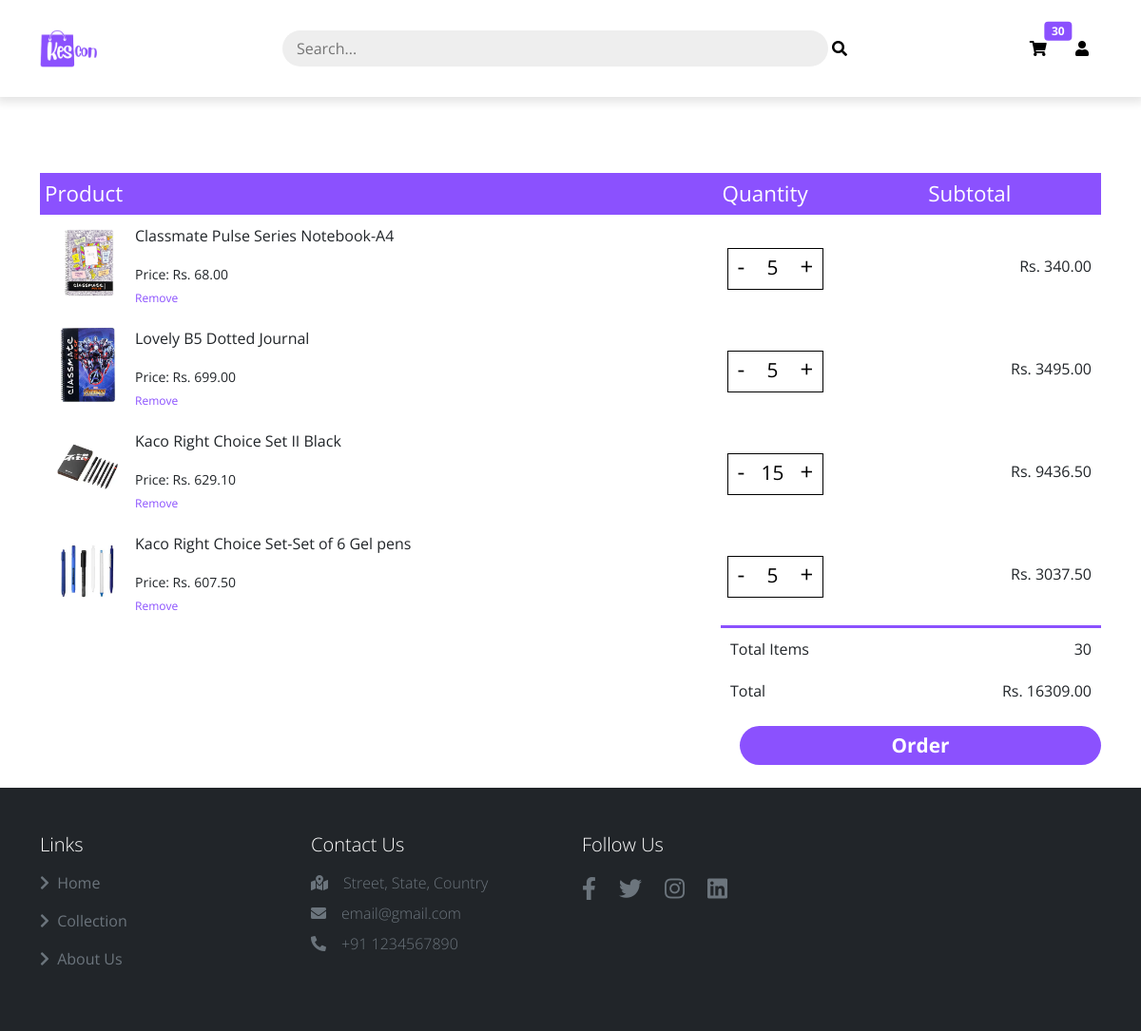
The app's page /cart/ (signed in) with its own data.
### catalog/models.py (models this page shows, shortened)
class Order(models.Model):
    PENDING = 'Pending'
    PROCESSING = 'Processing'
    SHIPPED = 'Shipped'
    DELIVERED = 'Delivered'
    CANCELLED = 'Cancelled'
    STATUS_CHOICES = [
        (PENDING, 'Pending'),
        (PROCESSING, 'Processing'),
        (SHIPPED, 'Shipped'),
        (DELIVERED, 'Delivered'),
        (CANCELLED, 'Cancelled'),
    ]
    customer=models.ForeignKey(Customer, on_delete=models.SET_NULL,null=True,blank=True)
    transaction_id=models.CharField(max_length=100,null=False)
    status = models.CharField(max_length=20, choices=STATUS_CHOICES, default=PENDING)
    order_date = models.DateTimeField(auto_now_add=True)
    @property
    def get_cart_total(self):
        orderitems = self.orderitem_set.all()
        total=sum([item.get_total for item in orderitems])
        return total
    @property
    def get_cart_items(self):
        orderitems = self.orderitem_set.all()
        total=sum([item.quantity for item in orderitems])
        return total

class OrderItem(models.Model):
    order= models.ForeignKey(Order, on_delete=models.SET_NULL,null=True)
    product=models.ForeignKey(Product, on_delete=models.SET_NULL,null=True)
    quantity=models.IntegerField(default=0,null=True, blank=True)
    date_added=models.DateTimeField(auto_now_add=True)
    @property
    def get_total(self):
        total=self.product.price * self.quantity
        return total

class Product(models.Model):
    name = models.CharField(max_length=200)
    description = RichTextField()
    price = models.DecimalField(max_digits=10, decimal_places=2)
    category = models.ForeignKey(Category, on_delete=models.CASCADE)
    brand = models.CharField(max_length=100, null=True, blank=True)
    images=models.ImageField(null=True, upload_to ='product_images/')
    stock_quantity = models.PositiveIntegerField(default=0)

### catalog/views.py (the view)
# urls.py: path('cart/', views.cart, name='cart'),
def cart(request):
    if request.user.is_anonymous:
        return redirect('catalog:index')
    Data=cartData(request)
    cartItems=Data['cartItems']
    order=Data['order']
    items=Data['items']
    context={'items':items, 'order': order,'cartItems':cartItems}
    return render (request,'cart.html',context)

### catalog/utils.py (called while the page is built)
def cartData(request):
    if request.user.is_authenticated:
        customer=request.user.customer
        order, create= Order.objects.get_or_create(customer=customer)
        items=order.orderitem_set.all()
        cartItems=order.get_cart_items
    else:
        cookieData=cookieCart(request)
        cartItems=cookieData['cartItems']
        order=cookieData['order']
        items=cookieData['items']
    return{'cartItems':cartItems,'order':order,'items':items}

### catalog/templates/cart.html (shortened to what this page needs)
{% extends "base.html" %}
{% block content %}
<div class="container cart-page">
    <table>
        <tr>
            <th>Product</th>
            <th>Quantity</th>
            <th>Subtotal</th>
        </tr>
        {% for order_item in items %}
        <tr class="cart-item" data-item-id="{{ order_item.id }}">
            <td>
                <div class="cart-info">
                    <img src="{{ order_item.product.images.url }}" alt="">
                    <div>
                        <p>{{ order_item.product.name }}</p>
                        <small>Price: Rs. {{ order_item.product.price }}</small>
                        <br>
                        <a href="{% url 'catalog:remove_from_cart' order_item.id %}">Remove</a>
                    </div>
                </div>
            </td>
            <td>
                <div class="quantity-box">
                    <button class="decrease">-</button>
                    <input type="number" class="quantityInput" min="1" value="{{ order_item.quantity }}">
                    <button class="increase">+</button>
                </div>
            </td>
            <td>Rs. {{ order_item.get_total }}</td>
        </tr>
        {% endfor %}
    </table>
    <div class="total-price">
        <table>
            <tr>
                <td>Total Items</td>
                <td>{{ order.get_cart_items }}</td>
            </tr>
            <tr>
                <td>Total</td>
                <td>Rs. {{ order.get_cart_total }}</td>
            </tr>
        </table>
    </div>
    <div>
        <a href="#">
            <button class="cart-buy-btn">Order</button>
        </a>
    </div>
</div>
{% endblock content %}

### catalog/templates/base.html (shortened to what this page needs)
{% load static %}
<!DOCTYPE html>
<html lang="en">
<head>
    <link rel="stylesheet" href="https://cdnjs.cloudflare.com/ajax/libs/font-awesome/5.15.4/css/all.min.css" />
    <link href="https://cdn.jsdelivr.net/npm/bootstrap@5.0.2/dist/css/bootstrap.min.css" rel="stylesheet">
    <link rel = "stylesheet" href = "{% static 'css/main.css' %}">
    <link rel="stylesheet" href="{% static 'register.css' %}">
    <link rel = "stylesheet" href = "{% static 'css/cart.css' %}">
    <link rel = "stylesheet" href = "{% static 'css/product_style.css' %}">
</head>
<body>
    <nav class = "navbar navbar-expand-lg navbar-light bg-white py-4 fixed-top">
        <div class = "container">
            <a class = "navbar-brand d-flex justify-content-between align-items-center order-lg-0" href = "{% url "catalog:index" %}">
                <img src = "{% static "images/KesconLogo.png" %}" alt = "site icon">
            </a>
            <div class = "order-lg-2 nav-btns">
                {% if request.user.is_authenticated %}
                <button type = "button" class = "btn position-relative">
                    <a href="{% url "catalog:cart" %}"><i class = "fa fa-shopping-cart"></i></a>
                    <span class = "position-absolute top-0 start-100 translate-middle badge bg-primary" id="cartItemCount">{{order.get_cart_items}}</span>
                </button>
                <button type = "button" class = "btn position-relative">
                    <a href="{% url "profile" %}"><i class = "fa fa-user"></i></a>
                </button>
                {% endif %}
            </div>
            <div class="search-form-box">
                <div class="px-2 py-2" style="text-align: center;" >
                    <div class="search-form-container" >
                        <form action="{% url "catalog:product-list" %}" method="GET">
                            <input type="text" id="" name="search-area"  placeholder="Search...">
                            <button type = "submit" class = "position-relative" style="border: none; background: none;">
                                <i class = "fa fa-search"></i></button>
                        </form>
                    </div>
                </div>
            </div>
        </div>
    </nav>
    {% block content %}
    {% endblock content %}
    <footer class = "bg-dark py-5">
      <div class = "container">
          <div class = "row text-white g-4">
              <div class = "col-md-6 col-lg-3">
                  <h5 class = "fw-light">Links</h5>
                  <ul class = "list-unstyled">
                      <li class = "my-3">
                          <a href = "#" class = "text-white text-decoration-none text-muted">
                              <i class = "fas fa-chevron-right me-1"></i> Home
                          </a>
                      </li>
                      <li class = "my-3">
                          <a href = "#" class = "text-white text-decoration-none text-muted">
                              <i class = "fas fa-chevron-right me-1"></i> Collection
                          </a>
                      </li>
                      <li class = "my-3">
                          <a href = "#" class = "text-white text-decoration-none text-muted">
                              <i class = "fas fa-chevron-right me-1"></i> About Us
                          </a>
                      </li>
                  </ul>
              </div>
              <div class = "col-md-6 col-lg-3">
                  <h5 class = "fw-light mb-3">Contact Us</h5>
                  <div class = "d-flex justify-content-start align-items-start my-2 text-muted">
                      <span class = "me-3">
                          <i class = "fas fa-map-marked-alt"></i>
                      </span>
                      <span class = "fw-light">
                          Street, State, Country
                      </span>
                  </div>
                  <div class = "d-flex justify-content-start align-items-start my-2 text-muted">
                      <span class = "me-3">
                          <i class = "fas fa-envelope"></i>
                      </span>
                      <span class = "fw-light">
                          email@gmail.com
                      </span>
                  </div>
                  <div class = "d-flex justify-content-start align-items-start my-2 text-muted">
                      <span class = "me-3">
                          <i class = "fas fa-phone-alt"></i>
                      </span>
                      <span class = "fw-light">
                          +91 1234567890
                      </span>
                  </div>
              </div>
              <div class = "col-md-6 col-lg-3">
                  <h5 class = "fw-light mb-3">Follow Us</h5>
                  <div>
                      <ul class = "list-unstyled d-flex">
                          <li>
                              <a href = "#" class = "text-white text-decoration-none text-muted fs-4 me-4">
                                  <i class = "fab fa-facebook-f"></i>
                              </a>
                          </li>
                          <li>
                              <a href = "#" class = "text-white text-decoration-none text-muted fs-4 me-4">
                                  <i class = "fab fa-twitter"></i>
                              </a>
                          </li>
                          <li>
                              <a href = "#" class = "text-white text-decoration-none text-muted fs-4 me-4">
                                  <i class = "fab fa-instagram"></i>
                              </a>
                          </li>
                          <li>
                              <a href = "#" class = "text-white text-decoration-none text-muted fs-4 me-4">
                                  <i class = "fab fa-linkedin"></i>
                              </a>
                          </li>
                      </ul>
                  </div>
              </div>
          </div>
      </div>
  </footer>
</body>
</html>

### catalog/static/css/main.css (style rules this page uses)
:root { --lg-font: 'Kaisei Tokumin', serif; --sm-font: 'Poppins', sans-serif; --pink: #8b51fe; }
body { font-family: var(--sm-font); }
.bg-primary { background-color: var(--pink)!important; }
.navbar { -webkit-box-shadow: 0 3px 9px 3px rgba(0, 0, 0, 0.1); box-shadow: 0 3px 9px 3px rgba(0, 0, 0, 0.1); }
.navbar-brand img { width: 60px; }
a { text-decoration: none; color: #000; }
.fixed-top { position: static; }
footer a { -webkit-transition: color 0.3s ease; -o-transition: color 0.3s ease; transition: color 0.3s ease; }
.search-form-container { display: inline-block; width: 100%; }
.search-form-container input { padding: 7px 15px; border: none; background-color: #eee; border-radius: 25px; font: var(--sm-font); width: 75%; }
.search-form-box { width: 70%; }

### catalog/static/css/cart.css (style rules this page uses)
.cart-page { margin: 80px auto; }
table { width: 100%; border-collapse: collapse; }
.cart-info { display: flex; flex-wrap: wrap; }
th { text-align: left; padding: 5px; color: #fff; background: #8b51fe; font-weight: normal; font-size: 1.4rem; }
td { padding: 10px 10px; }
td input { width: 45px; height: 30px; padding: 7px; }
td a { color: #8b51fe; font-size: 12px; }
td img { width: 80px; height: 80px; margin-right: 10px; }
.total-price { display: flex; justify-content: flex-end; }
.total-price table { border-top: 3px solid #8b51fe; width: 100%; max-width: 400px; }
td:last-child { text-align: right; }
.cart-buy-btn { float: right; max-width: 380px; background-color: #8b51fe; border: none; margin-top: 15px; color: #fff; cursor: pointer; width: 100%; padding: 5px; font-size: 1.3rem; font-weight: bold; border-radius: 35px; }

### catalog/static/css/product_style.css (style rules this page uses)
* { box-sizing: border-box; padding: 0; margin: 0; font-family: 'Open Sans', sans-serif; }
body { line-height: 1.5; }
img { width: 100%; display: block; }
.quantity-box input { font-size: 1.3rem; border: none; width: 50px; text-align: center; background: none; }
.quantity-box button { border: none; background: none; font-size: 1.5rem; }
.quantity-box { display: inline; border: 1px solid #000; padding: 10px; }

### records on screen
Order: get_cart_items "30", get_cart_total "16309.00"
OrderItem: product.images (picture), product.name "Classmate Pulse Series Notebook-A4", product.price "68.00", quantity "5", get_total "340.00"
OrderItem: product.images (picture), product.name "Lovely B5 Dotted Journal", product.price "699.00", quantity "5", get_total "3495.00"
OrderItem: product.images (picture), product.name "Kaco Right Choice Set II Black", product.price "629.10", quantity "15", get_total "9436.50"
OrderItem: product.images (picture), product.name "Kaco Right Choice Set-Set of 6 Gel pens", product.price "607.50", quantity "5", get_total "3037.50"
